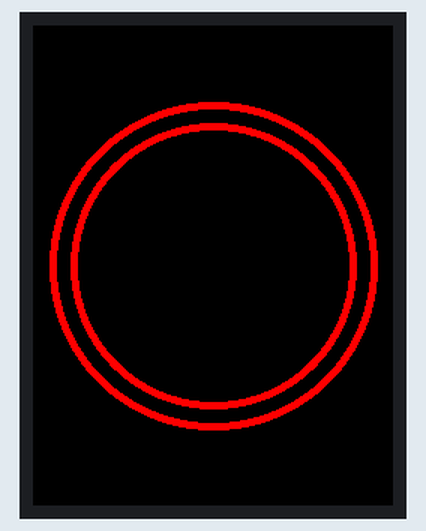
The program below on a simulated ESP32. Parts: 240×320 colour display.

Above: at 1.5 s.
At 6.23 s:
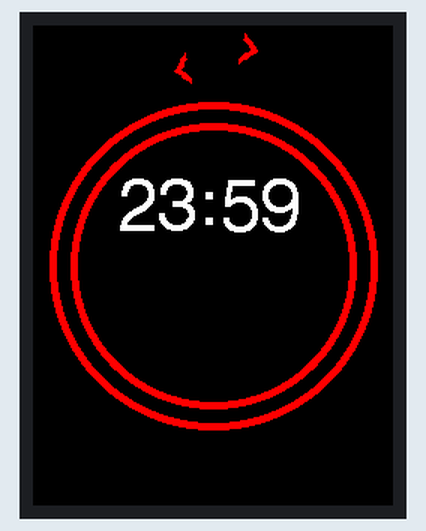
At 10.98 s:
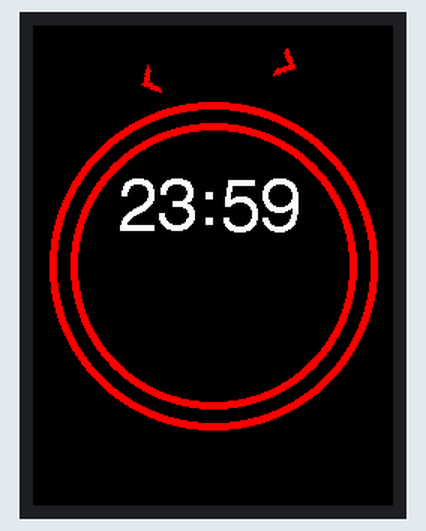
At 20.75 s:
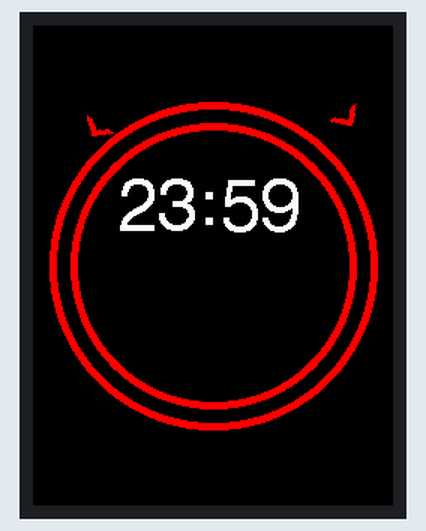
At 30.28 s:
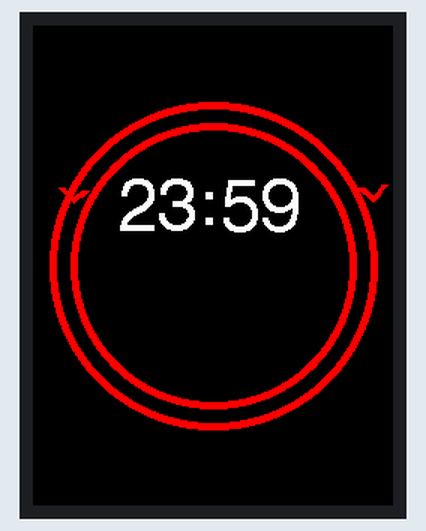
At 39.82 s:
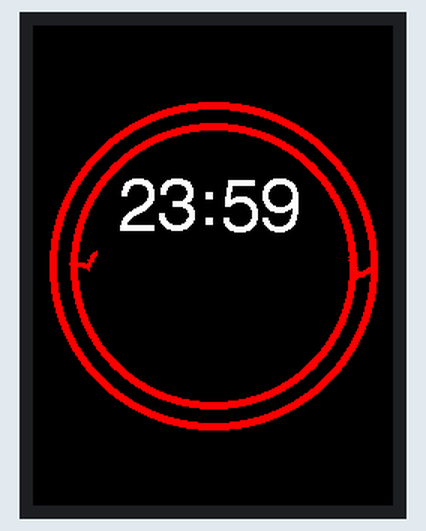

The program:

main.cpp
```cpp
/*
   https://www.youtube.com/watch?v=k9GNMepc9xs
   https://youtube.com/shorts/Q88IBHg2Aqc

*/

#include <Arduino.h>
#include <math.h>
#include <SPI.h>
#include <TFT_eSPI.h> // Hardware-specific library

#define BASE_COLOR TFT_BLACK

#define CIRCLE_COLOR TFT_RED
#define CIRCLE_THICKNESS 4

#define ARROW_WIDTH 10
#define BASE_BORDER 1   // gap around base sprite and screen so base is 239x239
#define DOT_STEPS 480  // steps per 360 degrees i.e. up/down 240 pixels

TFT_eSPI tft = TFT_eSPI()  ;    // Invoke custom library
TFT_eSprite baseSprite = TFT_eSprite(&tft);  // contains circles
TFT_eSprite GtArrowSprite = TFT_eSprite(&tft);  // > arrow
TFT_eSprite LtArrowSprite = TFT_eSprite(&tft);  // < arrow
TFT_eSprite timeSprite = TFT_eSprite(&tft);  // time as text
hw_timer_t *Timer0_Cfg = NULL;

unsigned int sWidth,sHeight,currentMinute;
bool timerTicked = false;
unsigned int OUTER_CIRCLE_INNER_RADIUS,OUTER_CIRCLE_OUTER_RADIUS,CURRENT_STEP;
unsigned int INNER_CIRCLE_INNER_RADIUS,INNER_CIRCLE_OUTER_RADIUS;
float hypotenuse;

void IRAM_ATTR Timer0_ISR()
{
    timerTicked = true;
}

/**
 * @brief Draw both arrows in the same color as the rings. The containing sprite is twice as high as
 * it is wide. For the > shaped arrow, 2 sloped lines are drawn, from (0,0) to (width,width) and (width,width)
 * to (0,width*2). The < shaped arrow is drawn as a mirror of <. The for loop is to make the line thicker.
 *
 */
void drawArrowSprite() {
  GtArrowSprite.fillSprite(TFT_BLACK);
  LtArrowSprite.fillSprite(TFT_BLACK);
  for (int l=0;l<5;l++) {
    GtArrowSprite.drawLine(0,l,ARROW_WIDTH-l,ARROW_WIDTH-1,CIRCLE_COLOR); // fixed x1 and y2
    GtArrowSprite.drawLine(ARROW_WIDTH-l,ARROW_WIDTH,0,(2*ARROW_WIDTH)-l,CIRCLE_COLOR); // fixed y1 and x2

    LtArrowSprite.drawLine(l,ARROW_WIDTH,ARROW_WIDTH-1,l,CIRCLE_COLOR); // fixed y1 and x2
    LtArrowSprite.drawLine(l,ARROW_WIDTH,ARROW_WIDTH-1,(2*ARROW_WIDTH)-l,CIRCLE_COLOR); // fixed y1 and x2
  }
}

/**
 * @brief Format the elasped time as the string HH:MM and draw it into timeSprite
 *
 * @param time Current time in seconds
 */
void displayTime(unsigned int time) {
  unsigned minutes = time % 60;
  unsigned hours = time / 60;
  hours %= 24;   // limit to 23 hours
  char timeString[10];
  sprintf(timeString,"%02d:%02d",hours,minutes);
  timeSprite.fillSprite(TFT_BLACK);
  timeSprite.drawString(timeString,0,0,6);
}

/**
 * @brief Draw the base sprite which was overwritten by other sprites every timer tick.
 * Paint the sprite in its background color then draw 2 concentric circles
 *
 */
void drawBase() {
  baseSprite.fillSprite(BASE_COLOR);
  baseSprite.drawArc(baseSprite.width()/2,baseSprite.height()/2,OUTER_CIRCLE_OUTER_RADIUS,OUTER_CIRCLE_INNER_RADIUS,0,360,CIRCLE_COLOR,BASE_COLOR,true);
  baseSprite.drawArc(baseSprite.width()/2,baseSprite.height()/2,INNER_CIRCLE_OUTER_RADIUS,INNER_CIRCLE_INNER_RADIUS,0,360,CIRCLE_COLOR,BASE_COLOR,true);
}

/**
 * @brief Calculate where to place the 2 arrow sprites on the base sprite. This is calculated relative to
 * the center of the base sprite. The first half calculates the position of the > arrow on the outer circle,
 * the second half the < arrow on the inner circle.
 * Note how I make > go clockwize and < anti-clockwize
 *
 * @param angle The angle between 12 and current second, expressed in radians. e.g 15 seconds is at 90 degrees
 * or PI/2 radians.
 */
void locateArrows(float angle) {
  // calculate pivot points for locating arrows
  int16_t xOuter = hypotenuse*sin(angle);
  int16_t yOuter = hypotenuse*cos(angle);
  // xOuter,yOuter calculated from center of baseSprite, correct for origin in top left
  baseSprite.setPivot((baseSprite.width()/2)+xOuter,(baseSprite.width()/2)-yOuter);
  GtArrowSprite.pushRotated(&baseSprite,(int16_t)(angle*180/PI),TFT_BLACK);  // rotate clockwize
  // repeat for 2nd arrow going anticlockwize
  int16_t xInner = (hypotenuse-ARROW_WIDTH-(CIRCLE_THICKNESS/2)-1)*sin(angle);
  int16_t yInner = (hypotenuse-ARROW_WIDTH-(CIRCLE_THICKNESS/2)-1)*cos(angle);
  baseSprite.setPivot((baseSprite.width()/2)-xInner,(baseSprite.width()/2)-yInner);
  LtArrowSprite.pushRotated(&baseSprite,360-(int16_t)(angle*180/PI),TFT_BLACK);
}

/**
 * @brief Arduino initialization code.
 * There is no real time clock so the time displayed is entirely fake.
 * Initialise it to whatever you like (currentMinute)
 *
 */
void setup(void) {
  Serial.begin(115200);
  delay(1000);
  // calculate some values
  sWidth = tft.width();
  sHeight = tft.height();
  tft.init();
  tft.setRotation(0);
  tft.fillScreen(BASE_COLOR);
  // create base sprite & fill it
  // If I make a sprite the same size as the tft screen my code freezes.
  baseSprite.createSprite(sWidth-(BASE_BORDER*2),sHeight-(BASE_BORDER*2));
  // calculate inner,outer radii of the 2 circles
  OUTER_CIRCLE_OUTER_RADIUS = (baseSprite.width()/2) - ARROW_WIDTH;
  OUTER_CIRCLE_INNER_RADIUS = OUTER_CIRCLE_OUTER_RADIUS - CIRCLE_THICKNESS;
  // place inner circle ARROW_WIDTH inside outer circle
  INNER_CIRCLE_OUTER_RADIUS = OUTER_CIRCLE_INNER_RADIUS - ARROW_WIDTH;
  INNER_CIRCLE_INNER_RADIUS = INNER_CIRCLE_OUTER_RADIUS - CIRCLE_THICKNESS;
  // calculate distance from center to outer circle
  hypotenuse = (OUTER_CIRCLE_INNER_RADIUS+OUTER_CIRCLE_OUTER_RADIUS)/2.0f;
  //Serial.printf("OR %d IR %d hyp %f\r\n",OUTER_CIRCLE_INNER_RADIUS,OUTER_CIRCLE_OUTER_RADIUS,hypotenuse);
  drawBase();
  // create  arrow sprites and draw on the circle
  GtArrowSprite.createSprite(ARROW_WIDTH+1,ARROW_WIDTH*2+1);
  LtArrowSprite.createSprite(ARROW_WIDTH+1,ARROW_WIDTH*2+1);
  drawArrowSprite();  // only need to do this once
  // push base to screen
  baseSprite.pushSprite(BASE_BORDER,BASE_BORDER);  // do not ignore background color
  // create sprite for time display, just guessed the size
  timeSprite.createSprite(125,40);
  timeSprite.setTextColor(TFT_WHITE);

  CURRENT_STEP = 0;
  // set timer to interrupt DOT_STEPS times every 60 secs
  Timer0_Cfg = timerBegin(0, 80, true);
  timerAttachInterrupt(Timer0_Cfg, &Timer0_ISR, true);
  timerAlarmWrite(Timer0_Cfg, 60000000L/DOT_STEPS, true);
  timerAlarmEnable(Timer0_Cfg);

  currentMinute = 59+(23*60);  // want to see minute/hour rollover quickly
  displayTime(currentMinute++);
}

/**
 * @brief Called every clock tick to redraw the screen
 *
 */
void drawScreen() {
  // place at correct angle
  float currentAngle = (PI*CURRENT_STEP*360.0f/DOT_STEPS)/180.0f;  // angle in radians
  drawBase();
  locateArrows(currentAngle);
  CURRENT_STEP++;
  if (CURRENT_STEP == DOT_STEPS) {
    CURRENT_STEP = 0;
    displayTime(currentMinute++);
  }
  timeSprite.pushToSprite(&baseSprite,55,100);
  // push base to screen
  baseSprite.pushSprite(BASE_BORDER,BASE_BORDER);  // do not ignore background color
}

/**
 * @brief Infinite loop driven by the timer tick. Every time tick redraw the screen
 *
 */
void loop() {
    if (timerTicked) {
      drawScreen();
      timerTicked = false;
    }
}
```
